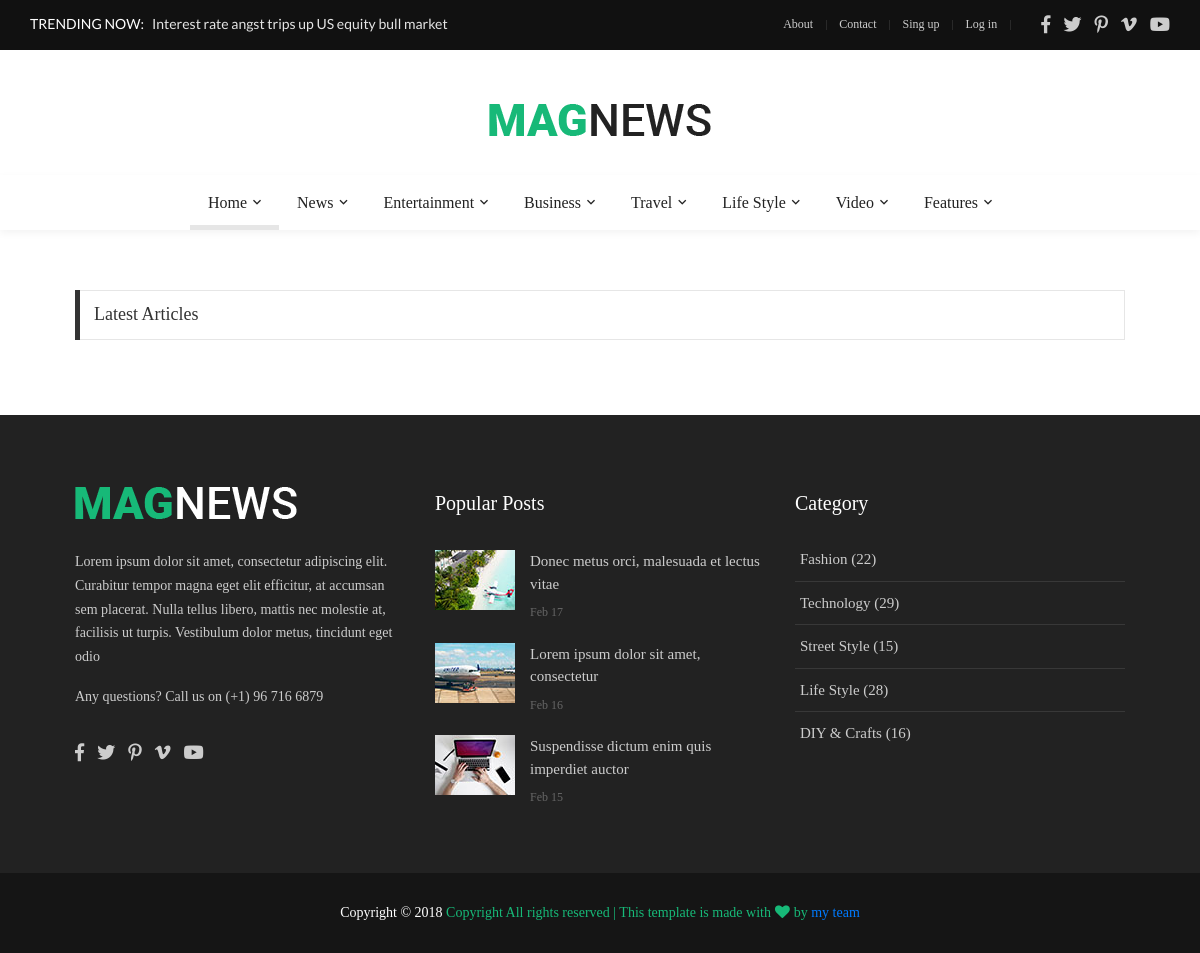
Before: / with the older database file.
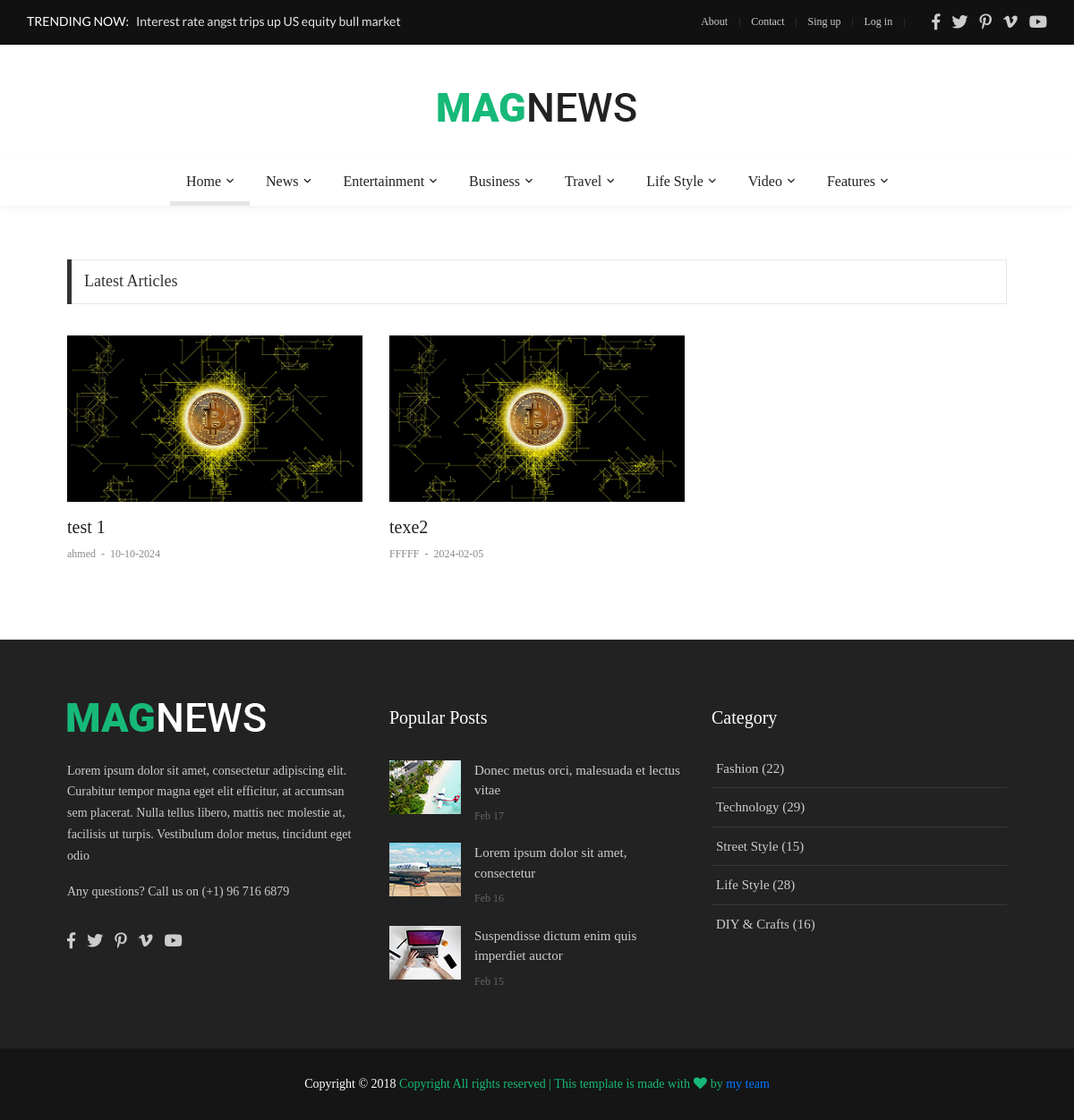
After: the same page with the newer database file.
### news/models.py (models this page shows, shortened)
class News(models.Model):
    name = models.CharField(max_length=50)
    short_txt = models.CharField(max_length=50)
    body_txt = models.CharField(max_length=50)
    date = models.CharField(max_length=50)
    pic = models.CharField(default='0', max_length=50)
    writer = models.CharField(max_length=50)

### main/views.py (the view)
# urls.py: re_path(r'^$', views.home, name='home' ),
def home(request):
    site = Main.objects.get(pk=1)
    news = News.objects.all()
    return render(request, 'front/home.html', {'site':site, 'news':news })

### main/templates/front/home.html (shortened to what this page needs)
{% extends "front/master.html" %}
{% load  static%}
{% block mainblock %}
	<section class="bg0 p-t-60 p-b-40">
		<div class="container">
			<div class="how2 how2-cl4 flex-s-c">
				<h3 class="f1-m-2 cl3 tab01-title">
					Latest Articles
				</h3>
			</div>
			<div class="row p-t-35">
				{% for i in news %}
				<div class="col-sm-6 col-md-4">
					<div class="m-b-45">
						<a href="blog-detail-02.html" class="wrap-pic-w hov1 trans-03">
							<img src="{% static 'front/images/latest-02.jpg'%}" alt="IMG">
						</a>
						<div class="p-t-16">
							<h5 class="p-b-5">
								<a href="blog-detail-02.html" class="f1-m-3 cl2 hov-cl10 trans-03">
									{{i.name}}
								</a>
							</h5>
							<span class="cl8">
								<a href="#" class="f1-s-4 cl8 hov-cl10 trans-03">
									{{i.writer}}
								</a>
								<span class="f1-s-3 m-rl-3">
									-
								</span>
								<span class="f1-s-3">
									{{i.date}}
								</span>
							</span>
						</div>
					</div>
				</div>
				{%  endfor %}
			</div>
		</div>
	</section>
{% endblock%}

### main/templates/front/master.html (shortened to what this page needs)
{% load static %}
<!DOCTYPE html>
<html lang="en">
<head>
	<link rel="stylesheet" type="text/css" href="{% static 'front/vendor/bootstrap/css/bootstrap.min.css'%}">
	<link rel="stylesheet" type="text/css" href="{% static 'front/fonts/fontawesome-5.0.8/css/fontawesome-all.min.css'%}">
	<link rel="stylesheet" type="text/css" href="{% static 'front/fonts/iconic/css/material-design-iconic-font.min.css'%}">
	<link rel="stylesheet" type="text/css" href="{% static 'front/vendor/animate/animate.css'%}">
	<link rel="stylesheet" type="text/css" href="{% static 'front/vendor/css-hamburgers/hamburgers.min.css'%}">
	<link rel="stylesheet" type="text/css" href="{% static 'front/vendor/animsition/css/animsition.min.css'%}">
	<link rel="stylesheet" type="text/css" href="{% static 'front/css/util.min.css'%}">
	<link rel="stylesheet" type="text/css" href="{% static 'front/css/main.css'%}">
</head>
<body class="animsition">
	<header>
		<div class="container-menu-desktop">
			<div class="topbar">
				<div class="content-topbar h-100 p-rl-30">
					<div class="align-self-stretch size-w-0 pos-relative m-r-30">
						<div class="f2-s-1 flex-wr-s-c s-full ab-t-l p-b-2">
							<span class="text-uppercase cl0 p-r-8">
								Trending Now:
							</span>
							<span class="dis-inline-block cl16 slide100-txt pos-relative size-w-0" data-in="fadeInDown" data-out="fadeOutDown">
								<span class="dis-inline-block slide100-txt-item animated visible-false">
									Interest rate angst trips up US equity bull market
								</span>
							</span>
						</div>
					</div>
					<div class="flex-wr-e-c">
						<div class="left-topbar">
							<a href="/about" class="left-topbar-item">
								About
							</a>
							<a href="#" class="left-topbar-item">
								Contact
							</a>
							<a href="#" class="left-topbar-item">
								Sing up
							</a>
							<a href="#" class="left-topbar-item">
								Log in
							</a>
						</div>
						<div class="right-topbar p-l-18">
							<a href="#">
								<span class="fab fa-facebook-f"></span>
							</a>
							<a href="#">
								<span class="fab fa-twitter"></span>
							</a>
							<a href="#">
								<span class="fab fa-pinterest-p"></span>
							</a>
							<a href="#">
								<span class="fab fa-vimeo-v"></span>
							</a>
							<a href="#">
								<span class="fab fa-youtube"></span>
							</a>
						</div>
					</div>
				</div>
			</div>
			<div class="wrap-logo no-banner container">
				<div class="logo">
					<a href="/"><img src=" {% static 'front/images/icons/logo-01.png'%} " alt="LOGO"></a>
				</div>
			</div>
			<div class="wrap-main-nav">
				<div class="main-nav">
					<nav class="menu-desktop">
						<ul class="main-menu justify-content-center">
							<li class="main-menu-active">
								<a href="/">Home</a>
							</li>
							<li class="mega-menu-item">
								<a href="category-01.html">News</a>
							</li>
							<li class="mega-menu-item">
								<a href="category-02.html">Entertainment </a>
							</li>
							<li class="mega-menu-item">
								<a href="category-01.html">Business</a>
							</li>
							<li class="mega-menu-item">
								<a href="category-02.html">Travel</a>
							</li>
							<li class="mega-menu-item">
								<a href="category-01.html">Life Style</a>
							</li>
							<li class="mega-menu-item">
								<a href="category-02.html">Video</a>
							</li>
							<li>
								<a href="#">Features</a>
							</li>
						</ul>
					</nav>
				</div>
			</div>
		</div>
	</header>
	{% block mainblock %}
	{% endblock %}
	<footer>
		<div class="bg2 p-t-40 p-b-25">
			<div class="container">
				<div class="row">
					<div class="col-lg-4 p-b-20">
						<div class="size-h-3 flex-s-c">
							<a href="index.html">
								<img class="max-s-full" src="{% static  'front/images/icons/logo-02.png'%}" alt="LOGO">
							</a>
						</div>
						<div>
							<p class="f1-s-1 cl11 p-b-16">
								Lorem ipsum dolor sit amet, consectetur adipiscing elit. Curabitur tempor magna eget elit efficitur, at accumsan sem placerat. Nulla tellus libero, mattis nec molestie at, facilisis ut turpis. Vestibulum dolor metus, tincidunt eget odio
							</p>
							<p class="f1-s-1 cl11 p-b-16">
								Any questions? Call us on (+1) 96 716 6879
							</p>
							<div class="p-t-15">
								<a href="#" class="fs-18 cl11 hov-cl10 trans-03 m-r-8">
									<span class="fab fa-facebook-f"></span>
								</a>
								<a href="#" class="fs-18 cl11 hov-cl10 trans-03 m-r-8">
									<span class="fab fa-twitter"></span>
								</a>
								<a href="#" class="fs-18 cl11 hov-cl10 trans-03 m-r-8">
									<span class="fab fa-pinterest-p"></span>
								</a>
								<a href="#" class="fs-18 cl11 hov-cl10 trans-03 m-r-8">
									<span class="fab fa-vimeo-v"></span>
								</a>
								<a href="#" class="fs-18 cl11 hov-cl10 trans-03 m-r-8">
									<span class="fab fa-youtube"></span>
								</a>
							</div>
						</div>
					</div>
					<div class="col-sm-6 col-lg-4 p-b-20">
						<div class="size-h-3 flex-s-c">
							<h5 class="f1-m-7 cl0">
								Popular Posts
							</h5>
						</div>
						<ul>
							<li class="flex-wr-sb-s p-b-20">
								<a href="#" class="size-w-4 wrap-pic-w hov1 trans-03">
									<img src="images/popular-post-01.jpg" alt="IMG">
								</a>
								<div class="size-w-5">
									<h6 class="p-b-5">
										<a href="#" class="f1-s-5 cl11 hov-cl10 trans-03">
											Donec metus orci, malesuada et lectus vitae
										</a>
									</h6>
									<span class="f1-s-3 cl6">
										Feb 17
									</span>
								</div>
							</li>
							<li class="flex-wr-sb-s p-b-20">
								<a href="#" class="size-w-4 wrap-pic-w hov1 trans-03">
									<img src="images/popular-post-02.jpg" alt="IMG">
								</a>
								<div class="size-w-5">
									<h6 class="p-b-5">
										<a href="#" class="f1-s-5 cl11 hov-cl10 trans-03">
											Lorem ipsum dolor sit amet, consectetur
										</a>
									</h6>
									<span class="f1-s-3 cl6">
										Feb 16
									</span>
								</div>
							</li>
							<li class="flex-wr-sb-s p-b-20">
								<a href="#" class="size-w-4 wrap-pic-w hov1 trans-03">
									<img src="images/popular-post-03.jpg" alt="IMG">
								</a>
								<div class="size-w-5">
									<h6 class="p-b-5">
										<a href="#" class="f1-s-5 cl11 hov-cl10 trans-03">
											Suspendisse dictum enim quis imperdiet auctor
										</a>
									</h6>
									<span class="f1-s-3 cl6">
										Feb 15
									</span>
								</div>
							</li>
						</ul>
					</div>
					<div class="col-sm-6 col-lg-4 p-b-20">
						<div class="size-h-3 flex-s-c">
							<h5 class="f1-m-7 cl0">
								Category
							</h5>
						</div>
						<ul class="m-t--12">
							<li class="how-bor1 p-rl-5 p-tb-10">
								<a href="#" class="f1-s-5 cl11 hov-cl10 trans-03 p-tb-8">
									Fashion (22)
								</a>
							</li>
							<li class="how-bor1 p-rl-5 p-tb-10">
								<a href="#" class="f1-s-5 cl11 hov-cl10 trans-03 p-tb-8">
									Technology (29)
								</a>
							</li>
							<li class="how-bor1 p-rl-5 p-tb-10">
								<a href="#" class="f1-s-5 cl11 hov-cl10 trans-03 p-tb-8">
									Street Style (15)
								</a>
							</li>
							<li class="how-bor1 p-rl-5 p-tb-10">
								<a href="#" class="f1-s-5 cl11 hov-cl10 trans-03 p-tb-8">
									Life Style (28)
								</a>
							</li>
							<li class="how-bor1 p-rl-5 p-tb-10">
								<a href="#" class="f1-s-5 cl11 hov-cl10 trans-03 p-tb-8">
									DIY & Crafts (16)
								</a>
							</li>
						</ul>
					</div>
				</div>
			</div>
		</div>
		<div class="bg11">
			<div class="container size-h-4 flex-c-c p-tb-15">
				<span class="f1-s-1 cl0 txt-center">
					Copyright © 2018
					<a href="#" class="f1-s-1 cl10 hov-link1">
Copyright  All rights reserved | This template is made with <i class="fa fa-heart" aria-hidden="true"></i> by <a href="#" target="_blank">my team</a>
				</span>
			</div>
		</div>
	</footer>
</body>
</html>

Changed rows visible on the page:
added News: name "test 1", writer "ahmed", date "10-10-2024"
added News: name "texe2", writer "FFFFF", date "2024-02-05"
